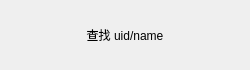
<?xml version="1.0" encoding="UTF-8"?>
<ui version="4.0">
 <class>AddUserItem</class>
 <widget class="QWidget" name="AddUserItem">
  <property name="geometry">
   <rect>
    <x>0</x>
    <y>0</y>
    <width>250</width>
    <height>70</height>
   </rect>
  </property>
  <property name="windowTitle">
   <string>Form</string>
  </property>
  <layout class="QHBoxLayout" name="horizontalLayout">
   <item>
    <widget class="QLabel" name="add_tip">
     <property name="minimumSize">
      <size>
       <width>20</width>
       <height>20</height>
      </size>
     </property>
     <property name="maximumSize">
      <size>
       <width>20</width>
       <height>20</height>
      </size>
     </property>
     <property name="text">
      <string/>
     </property>
    </widget>
   </item>
   <item>
    <widget class="QLabel" name="message_tip">
     <property name="text">
      <string>查找 uid/name</string>
     </property>
     <property name="alignment">
      <set>Qt::AlignCenter</set>
     </property>
    </widget>
   </item>
   <item>
    <widget class="QLabel" name="right_tip">
     <property name="minimumSize">
      <size>
       <width>20</width>
       <height>20</height>
      </size>
     </property>
     <property name="maximumSize">
      <size>
       <width>20</width>
       <height>20</height>
      </size>
     </property>
     <property name="text">
      <string/>
     </property>
    </widget>
   </item>
  </layout>
 </widget>
 <resources/>
 <connections/>
</ui>
